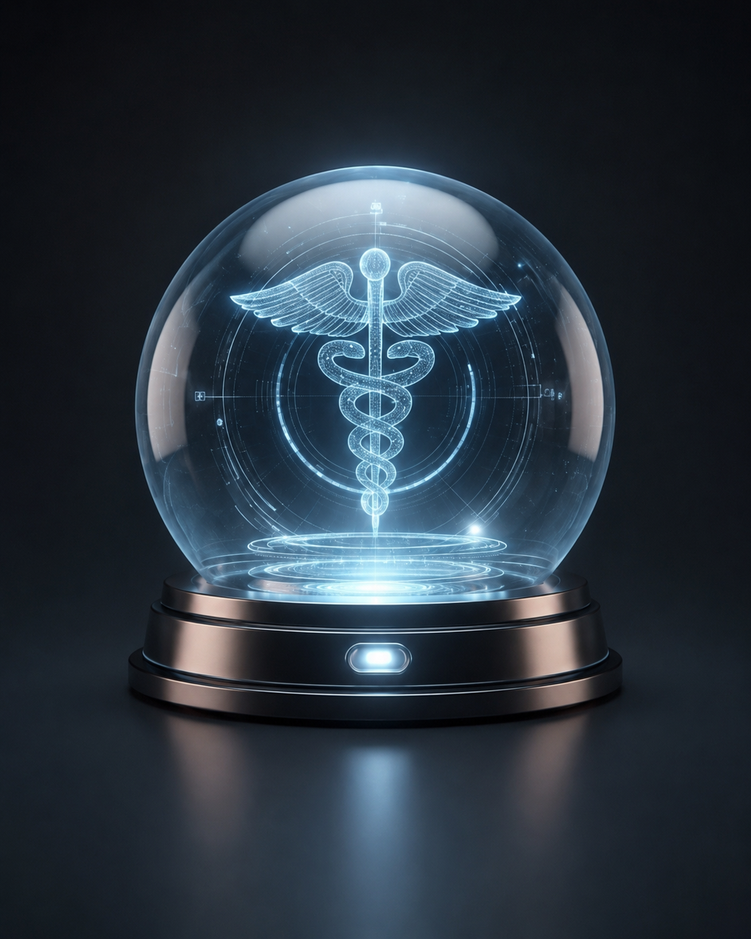
#> input picture frontend/src/assets/dark/caduceus-hologram.png, 751 x 939 px, shrunk from 1122 x 1402 before the run, found by its file name
$ python remove_hologram_bg.py
#> lines starting #> are read from the running program, lines starting #| are printed output that depends on the picture; after the words box and inside, x2 and y2 are one past the last pixel; in counts of white or black regions, pixels touching at a corner belong together
"""
Background removal for caduceus-hologram.png — real alpha transparency,
NOT regenerated artwork. Uses the exact existing pixels; only the alpha
channel is computed and written.

Approach (image processing only, no generative AI):
  1. Gradient-following flood fill (cv2.floodFill, per-step tolerance,
     MASK_ONLY) seeded from many points along the four image borders.
     This traces the background from the outer black corners inward,
     following its own smooth brightness gradient, and stops naturally
     wherever the local jump in brightness is too large to be background
     (i.e. right at the glow's edge) — WITHOUT needing a single global
     brightness threshold. Anything not reached by this fill (e.g. dark
     shadowed pixels *inside* the glass ball, enclosed by brighter pixels)
     is structurally protected and stays fully opaque, however dark it is
     — this is what keeps the sphere's own internal shading, reflections
     and grid lines intact instead of being read as "background".
  2. The resulting hard background mask is fed through a Gaussian blur to
     turn its edge into a soft alpha ramp (feathering) instead of a hard
     cutout, so the cyan/white glow around the sphere, rings, base and
     particles fades gradually to transparent rather than being clipped.
  3. Alpha = 255 * (1 - blurred_mask), composited back onto the original
     RGB (untouched) as a real RGBA PNG.
"""
import sys
import numpy as np
from PIL import Image
import cv2

SRC = r"C:\Users\Eng.Huda Elmuthefer\Documents\huda-portfolio\sihatuna-iraq-erp\frontend\src\assets\dark\caduceus-hologram.png"
DST = r"C:\Users\Eng.Huda Elmuthefer\Documents\huda-portfolio\sihatuna-iraq-erp\frontend\src\assets\dark\caduceus-hologram-transparent.png"

# Flood-fill tolerance (per BGR channel, both directions) — how much a
# neighboring pixel is allowed to differ from the one already accepted as
# background before the fill stops. Tuned to trace the smooth dark
# background gradient but halt right at the glow's much steeper edge.
TOLERANCE = 8
# Feather radius (Gaussian sigma, in px) applied to the fill mask so the
# background→foreground edge becomes a soft ramp instead of a hard cut.
FEATHER_SIGMA = 5
SEEDS_PER_EDGE = 24


def main():
    img_pil = Image.open(SRC).convert("RGB")
#> img_pil is the input picture: PIL image 751x939 RGB; mean R, G, B 41.6, 52.6, 63
    rgb = np.array(img_pil)  # H,W,3 RGB
    bgr = cv2.cvtColor(rgb, cv2.COLOR_RGB2BGR)
    h, w = bgr.shape[:2]
#> h = 939; w = 751

    flood_mask = np.zeros((h + 2, w + 2), np.uint8)
    diff = (TOLERANCE, TOLERANCE, TOLERANCE)

    def seed_points():
        xs = np.linspace(0, w - 1, SEEDS_PER_EDGE).astype(int)
        ys = np.linspace(0, h - 1, SEEDS_PER_EDGE).astype(int)
        pts = []
        pts += [(x, 0) for x in xs]
        pts += [(x, h - 1) for x in xs]
        pts += [(0, y) for y in ys]
        pts += [(w - 1, y) for y in ys]
        return pts

    flags = cv2.FLOODFILL_MASK_ONLY | 4 | (255 << 8)
    filled_any = False
    for (sx, sy) in seed_points():
        # Skip seeds already captured by a previous fill, and skip seeds
        # that are themselves clearly NOT background (a bright corner
        # would be unusual here, but be defensive).
        if flood_mask[sy + 1, sx + 1] != 0:
            continue
        # Use a working copy per call since MASK_ONLY still requires a
        # mutable mask array shared across calls to accumulate regions.
        cv2.floodFill(bgr.copy(), flood_mask, (sx, sy), 0, loDiff=diff, upDiff=diff, flags=flags)
        filled_any = True

    if not filled_any:
        print("WARNING: no seeds produced a fill — check TOLERANCE.")

    hard_bg = flood_mask[1:-1, 1:-1].astype(np.float32)  # 0..255, 255 = background
    soft_bg = cv2.GaussianBlur(hard_bg, (0, 0), FEATHER_SIGMA)
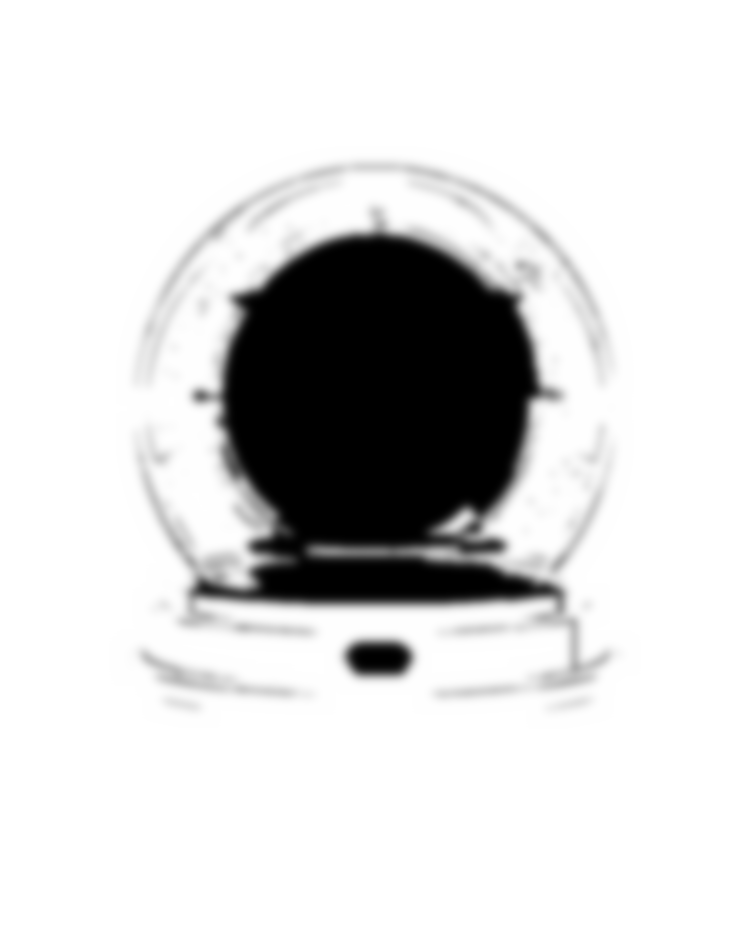
#> soft_bg: shape (939, 751) float32; min 0, max 255, mean 217.3; drawn with min black and max white
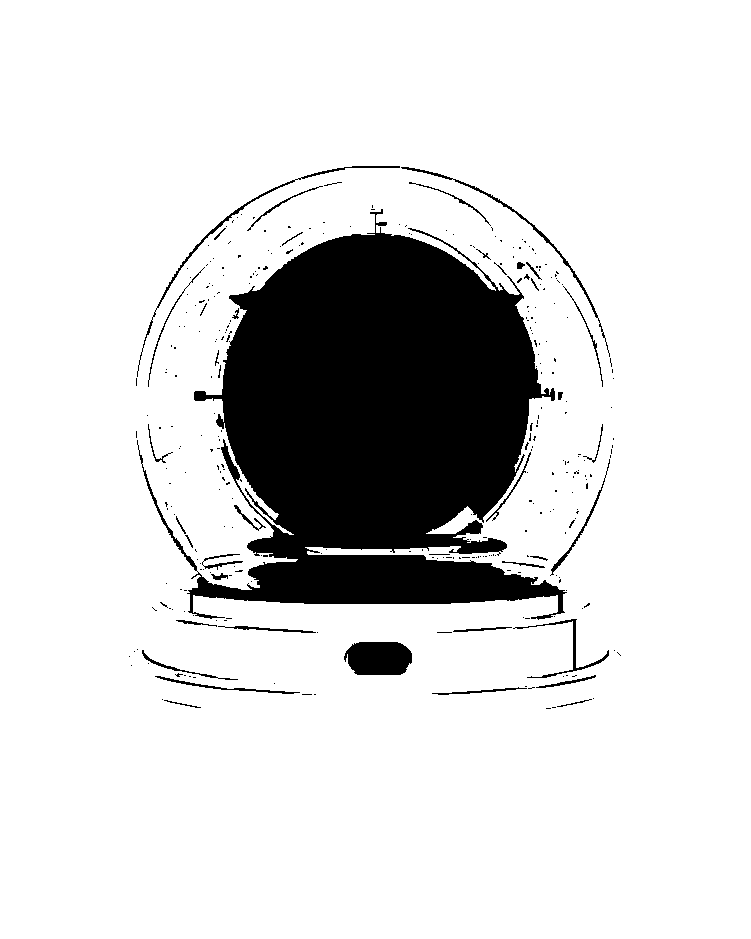
#> hard_bg: shape (939, 751) float32; 85.2% white; 331 black regions (291 under 20 px), largest, box (x1, y1, x2, y2) and area: (137, 209, 567, 620) 95926, (344, 642, 412, 675) 1922, (137, 166, 400, 377) 787
    alpha = np.clip(255.0 - soft_bg, 0, 255).astype(np.float32)

    # The pedestal/base's own shadowed metal is nearly as dark as the
    # background (a real, deliberate part of the artwork, not something to
    # invent) — low enough contrast that the gradient-following flood fill
    # above bridges straight through parts of it, which measurably tested
    # as a wrong result (composited over white/black/the banner tone, the
    # base's solid body became see-through). Fix: force full opacity in a
    # soft (heavily-feathered — no hard rectangle) elliptical zone sized to
    # the base's actual measured extent, taking the max with the flood-fill
    # alpha so it only ever ADDS opacity back where the base legitimately
    # is, without touching the sphere/rings above it.
    yy, xx = np.mgrid[0:h, 0:w]
    cx, cy = 0.5 * w, 0.755 * h
#> cx = 375.5; cy = 708.9
    rx, ry = 0.49 * w, 0.135 * h
#> rx = 368; ry = 126.8
    ellipse = ((xx - cx) / rx) ** 2 + ((yy - cy) / ry) ** 2
    base_protect = np.clip(255.0 * (1.0 - ellipse), 0, 255).astype(np.float32)
    base_protect = cv2.GaussianBlur(base_protect, (0, 0), 45)
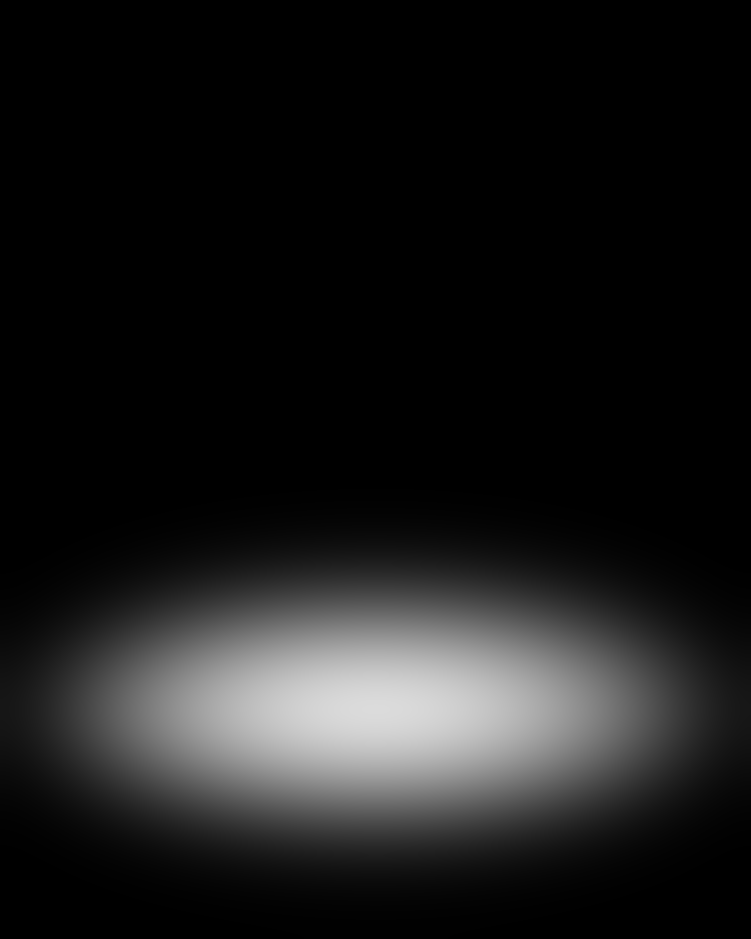
#> base_protect: shape (939, 751) float32; min 0, max 219.4, mean 26.5
    alpha = np.maximum(alpha, base_protect)

    # Same low-contrast issue on the glass sphere itself: its own body is a
    # dark, smoothly-shaded glass surface (measured — only its rim
    # highlights and internal reflections are much brighter than the
    # background), so the flood fill traces through most of its surface
    # too, leaving only bright highlights floating with nothing reading as
    # "glass" behind them. Requirement #4 explicitly says the sphere's own
    # dark areas are not background. Fix the same way, but capped at a
    # LOWER opacity (140, not 255) — a solid opaque disc would misrepresent
    # a *glass* sphere, which should still show a hint of whatever is
    # behind it (matches how it read against its original dark backdrop).
    cx2, cy2 = 0.5 * w, 0.37 * h
#> cx2 = 375.5; cy2 = 347.4
    rx2, ry2 = 0.46 * w, 0.24 * h
#> rx2 = 345.5; ry2 = 225.4
    ellipse2 = ((xx - cx2) / rx2) ** 2 + ((yy - cy2) / ry2) ** 2
    sphere_protect = np.clip(140.0 * (1.0 - ellipse2), 0, 140).astype(np.float32)
    sphere_protect = cv2.GaussianBlur(sphere_protect, (0, 0), 55)
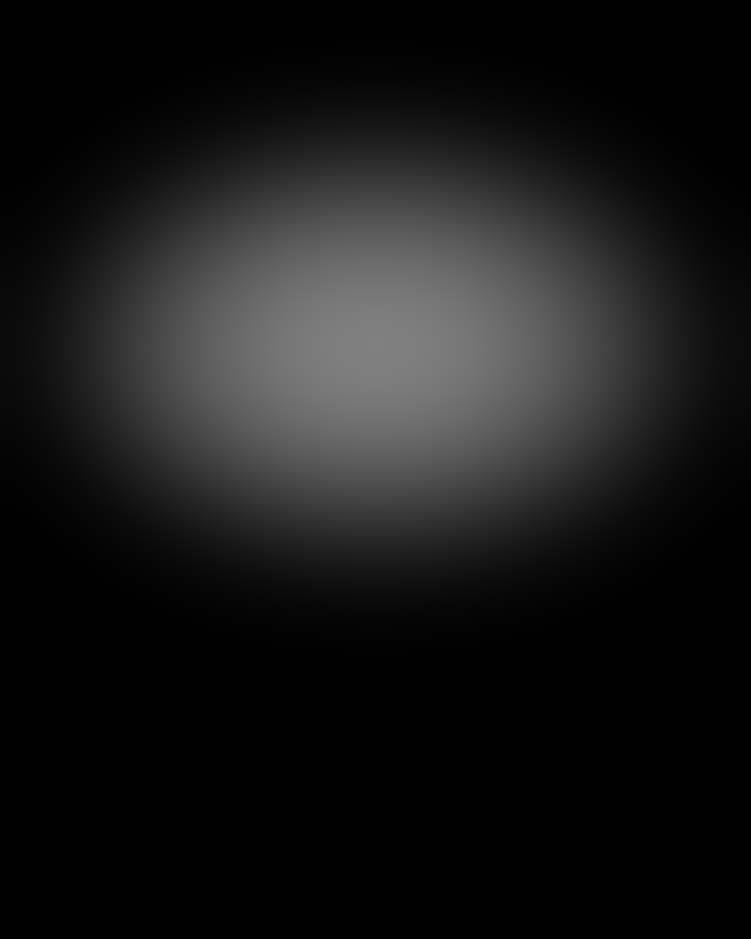
#> sphere_protect: shape (939, 751) float32; min 0, max 128.1, mean 24.3
    alpha = np.maximum(alpha, sphere_protect)
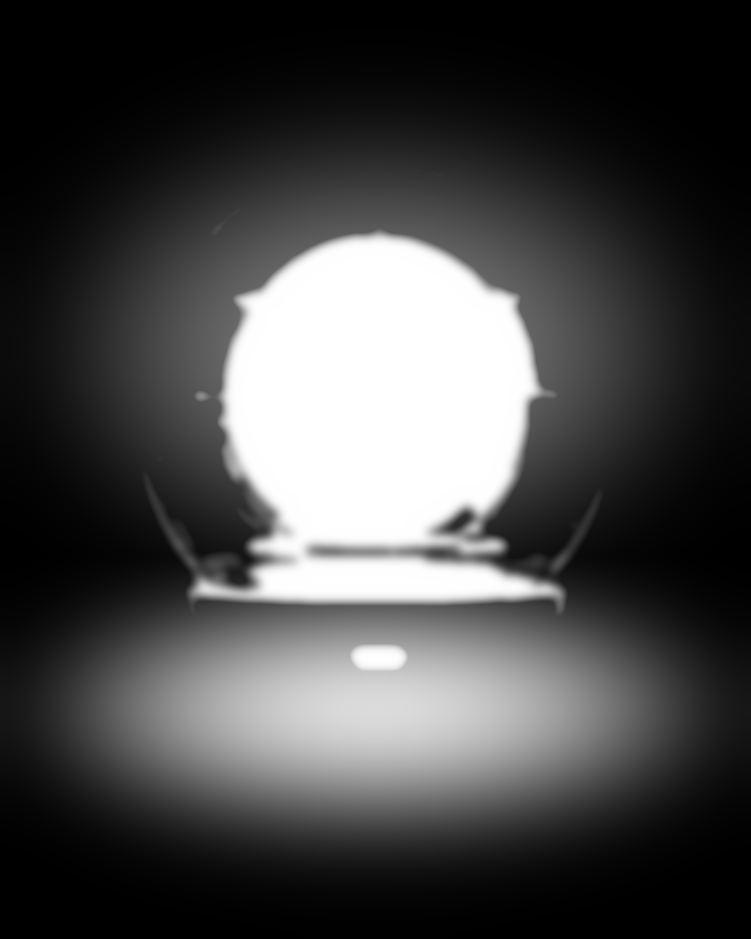
#> alpha: shape (939, 751) float32; min 0.000361, max 255, mean 71.5

    alpha = np.clip(alpha, 0, 255).astype(np.uint8)

    rgba = np.dstack([rgb, alpha])
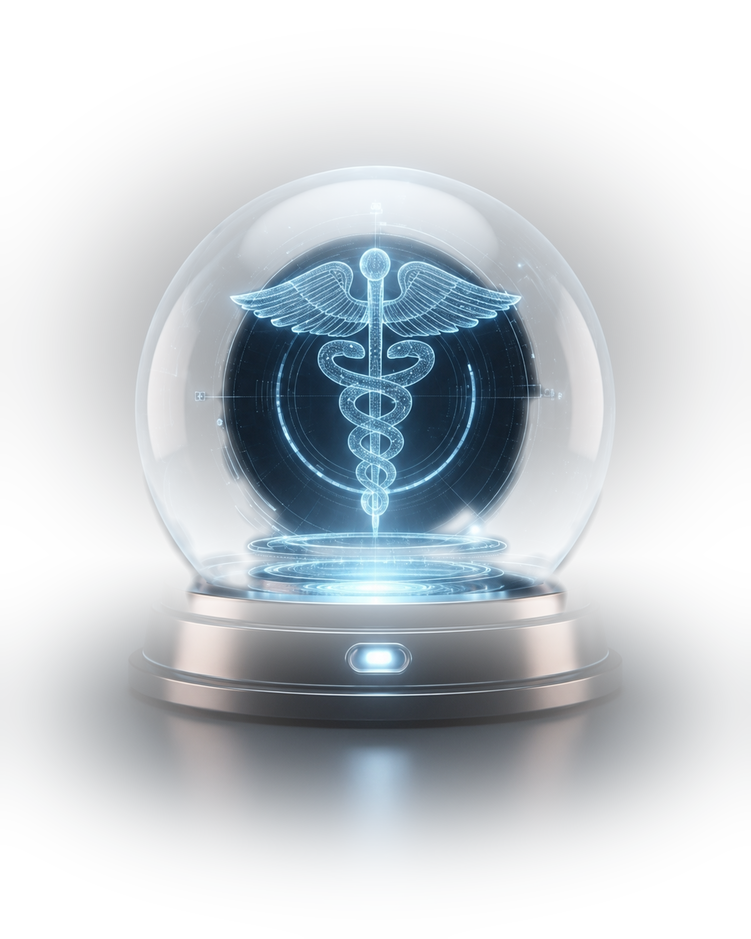
#> rgba: shape (939, 751, 4); mean R, G, B, A 41.6, 52.6, 63, 71; transparent parts drawn white
    out = Image.fromarray(rgba, mode="RGBA")
    out.save(DST)

    bg_pct = (hard_bg > 127).sum() / hard_bg.size * 100
#> bg_pct = 85.22
    print(f"Saved: {DST}")
    print(f"Background coverage (hard mask): {bg_pct:.1f}% of image")
#| Background coverage (hard mask): 85.2% of image
    print(f"Alpha stats: min={alpha.min()} max={alpha.max()} mean={alpha.mean():.1f}")
#| Alpha stats: min=0 max=255 mean=71.0


if __name__ == "__main__":
    main()

$ run again, with frontend/src/assets/dark/search-bar-pill.png copied over frontend/src/assets/dark/caduceus-hologram.png
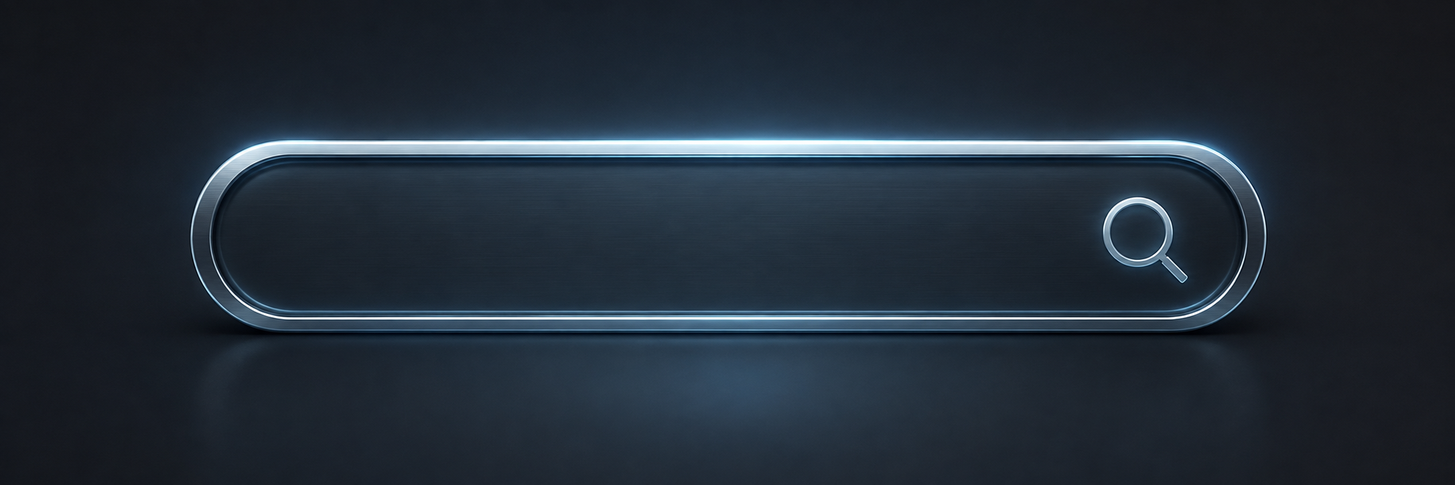
#> input picture frontend/src/assets/dark/search-bar-pill.png, 1455 x 485 px, shrunk from 2172 x 724 before the run, found by its file name
#> in main, img_pil is the input picture: PIL image 1455x485 RGB; mean R, G, B 34.4, 44.6, 55.5
#> in main, `soft_bg = cv2.GaussianBlur(hard_bg, (0, 0), FEATHER_SIGMA)`:
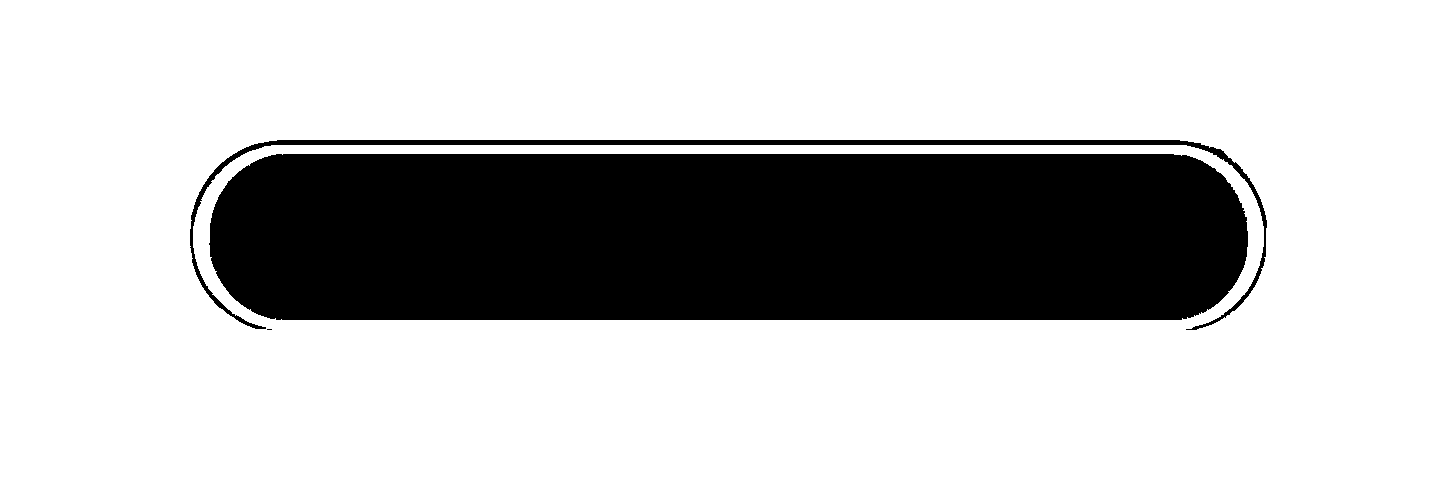
#> hard_bg: shape (485, 1455) float32; 75.4% white; 3 black regions (1 under 20 px), largest, box (x1, y1, x2, y2) and area: (209, 154, 1248, 320) 166978, (190, 140, 1267, 330) 6716
#> in main, `rgba = np.dstack([rgb, alpha])`:
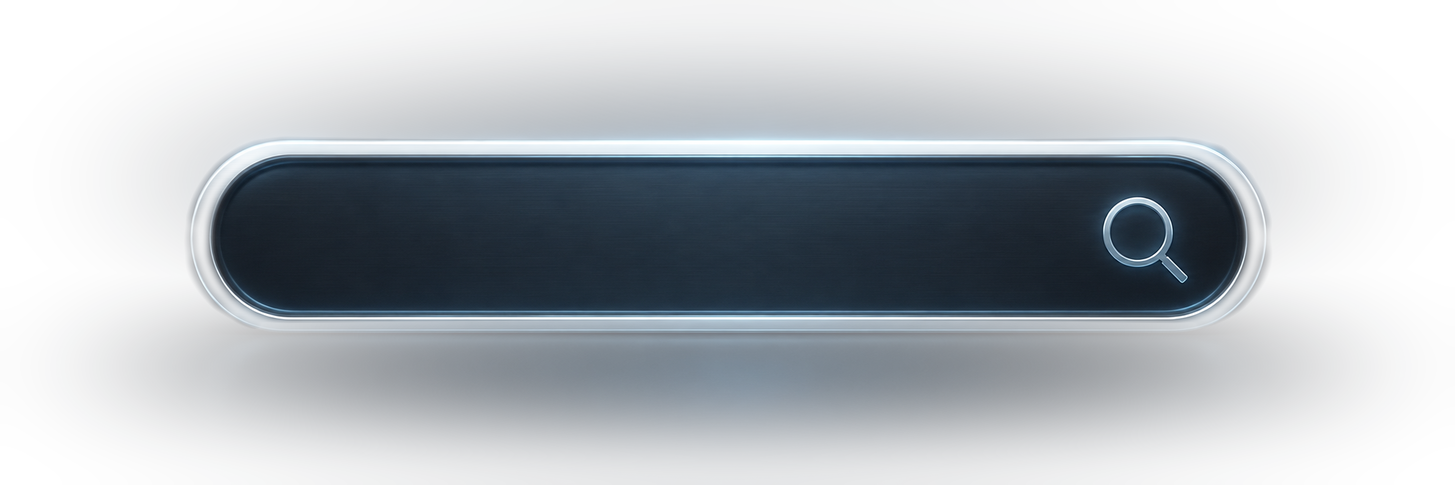
#> rgba: shape (485, 1455, 4); mean R, G, B, A 34.4, 44.6, 55.5, 90.8; transparent parts drawn white
#> bg_pct = 75.39
#| Background coverage (hard mask): 75.4% of image
#| Alpha stats: min=0 max=255 mean=90.8
